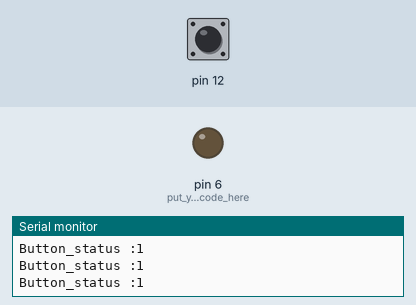
Recording of a sketch running on a simulated Arduino Uno, built with avr-gcc and run on an emulated ATmega328P. Shown: output pins drawn as LEDs (lit = HIGH), the last lines printed to the serial monitor. Dashed ring = blinking. The test bench sets the inputs (shaded band); at power-on: pin 12 HIGH.

Above: at 1.2 s.
1.3 s: pin 12 pulled LOW for 1 s
At 1.55 s:
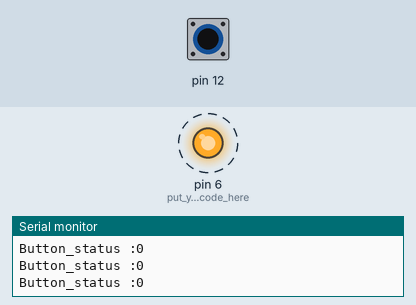
4.3 s: pin 12 pulled LOW for 3.2 s
At 8.3 s:
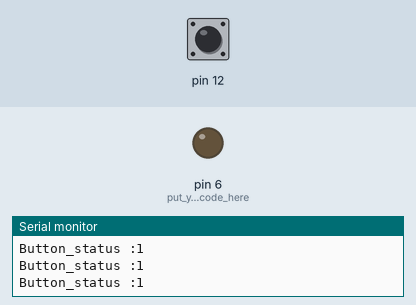
Timing chart, 0 to 9.8 s (numbered marks = the images above; inputs shaded):
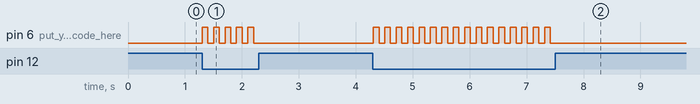

Measured:
- after the input at 1.3 s, pin 6 (put_your_setup_code_here): alternates HIGH for 0.10 s and LOW for 0.10 s, 10 changes in all, then stays LOW, starting at once
- after the input at 4.3 s, pin 6 (put_your_setup_code_here): alternates HIGH for 0.10 s and LOW for 0.10 s, 32 changes in all, then stays LOW, starting at once

The sketch:

button_.ino
```cpp
int led=0;
void setup() {
  Serial.begin(9600);
pinMode(6,OUTPUT);  // put your setup code here, to run once:
pinMode(12,INPUT_PULLUP);

}

void loop() {
  int button_status;
  button_status=digitalRead(12);
  Serial.print("Button_status :");
  Serial.println(button_status);
  if(button_status==0)
  {
    led=~led;
  digitalWrite(6,led);
  }
  delay(100);
}
```
